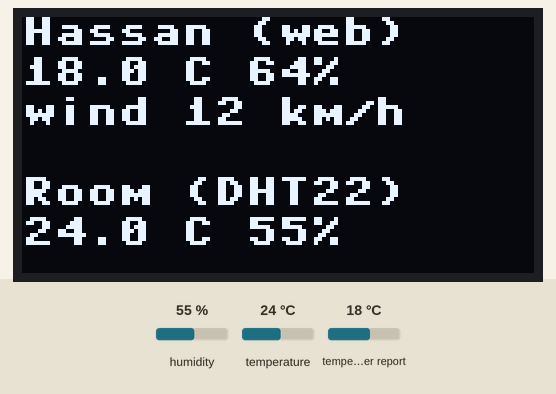
This program was run on a simulated ESP32 board running MicroPython. Shown: 128×64 one-colour display. Wiring (from the project's diagram.json): DHT22 sensor on GPIO 15. Inputs (shaded band) come from the test bench; at power-on: humidity 55 %, temperature 24 °C, temperature in the web weather report 18 °C. WiFi joins after 1.5 s; requests to the public web service named in the program get a made-up reply in its usual format after 0.4 s (London, UTC, broken clouds, 64 % humidity, 1013 hPa unless stated); library files of the repository ran but are not shown: ssd1306.py; what the program prints to the serial console is not drawn.

Above: at 2.2 s.

The program:

main.py
```python
# Lab 8 (take-home): live Hassan weather from the web, next to your own sensor
# The ESP32 makes an HTTP request, parses the JSON reply, and shows it on the OLED.
import network, time, dht
from machine import Pin, SoftI2C
import ssd1306
try:
    import requests                  # newer MicroPython
except ImportError:
    import urequests as requests     # older MicroPython

LAT, LON = 13.01, 76.10              # Hassan. Try your home town's coordinates!
URL = ("http://api.open-meteo.com/v1/forecast?latitude={}&longitude={}"
       "&current=temperature_2m,relative_humidity_2m,wind_speed_10m").format(LAT, LON)

i2c = SoftI2C(scl=Pin(22), sda=Pin(21))
oled = ssd1306.SSD1306_I2C(128, 64, i2c)
sensor = dht.DHT22(Pin(15))

def show(lines):
    oled.fill(0)
    for i, text in enumerate(lines):
        oled.text(text, 0, i * 10)
    oled.show()

show(["Connecting Wi-Fi"])
wlan = network.WLAN(network.STA_IF)
wlan.active(True)
wlan.connect("Wokwi-GUEST", "")
while not wlan.isconnected():
    time.sleep_ms(200)
print("Wi-Fi connected, IP", wlan.ifconfig()[0])

def fetch():
    r = requests.get(URL)
    try:
        if r.status_code != 200:
            raise OSError("HTTP " + str(r.status_code))
        now = r.json()["current"]
    finally:
        r.close()                     # always free the socket: RAM is precious
    return now["temperature_2m"], now["relative_humidity_2m"], now["wind_speed_10m"]

while True:
    sensor.measure()
    room = "{:.1f} C {:.0f}%".format(sensor.temperature(), sensor.humidity())
    try:
        t, h, wind = fetch()
        print("Hassan now: {} C, {} %, wind {} km/h | room: {}".format(t, h, wind, room))
        show(["Hassan (web)", "{:.1f} C {:.0f}%".format(t, h), "wind {:.0f} km/h".format(wind), "",
              "Room (DHT22)", room])
    except Exception as e:
        print("Fetch failed:", e)
        show(["Web fetch failed", str(e)[:16], "", "", "Room (DHT22)", room])
    time.sleep(60)                    # be polite to a free service: one request a minute
```
